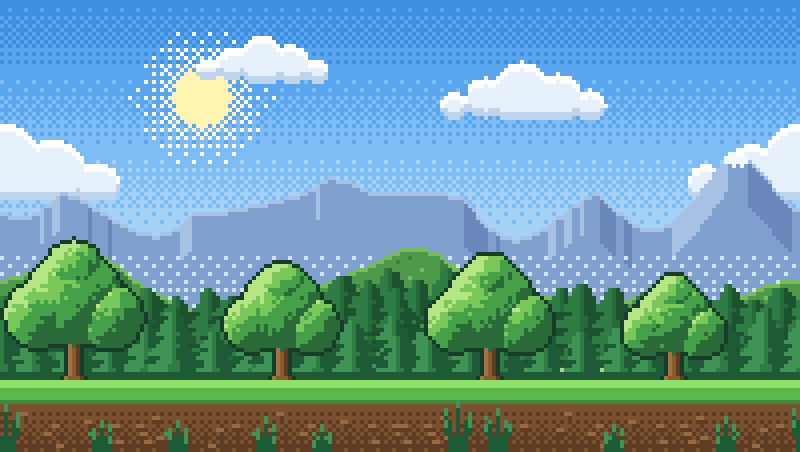
#> input picture assets/bg/level1_preview.png, 800 x 452 px
$ python make_shrine.py
#> lines starting #> are read from the running program, lines starting #| are printed output that depends on the picture
### tools/make_backgrounds.py
"""Genera los fondos pixel art con parallax en assets/bg/.

Cada escena produce capas PNG de 800x452 (arte nativo de 200x113 ampliado x4, igual que el
stickman). Las capas se repiten sin costuras en horizontal: las ondulaciones usan armonicos
enteros del ancho y los objetos se dibujan con "wrap" en los bordes.

Uso: python3 tools/make_backgrounds.py
"""
import math
import os
import random

from PIL import Image

W, H = 200, 113          # tamano nativo
SCALE = 4
GROUND = 95              # fila nativa donde empieza el suelo (380px / 4)
TILE_W, TILE_H = 64, 18  # suelo nativo (256x72 al ampliar)

BAYER = [[0, 8, 2, 10], [12, 4, 14, 6], [3, 11, 1, 9], [15, 7, 13, 5]]


def hexc(s):
    s = s.lstrip('#')
    return (int(s[0:2], 16), int(s[2:4], 16), int(s[4:6], 16), 255)


class Canvas:
    def __init__(self, w=W, h=H, fill=(0, 0, 0, 0)):
        self.w, self.h = w, h
        self.img = Image.new('RGBA', (w, h), fill)
        self.px = self.img.load()

    def put(self, x, y, c):
        x = int(x)
        y = int(y)
        if 0 <= y < self.h:
            self.px[x % self.w, y] = c

    def save(self, path, scale=SCALE):
        self.img.resize((self.w * scale, self.h * scale), Image.NEAREST).save(path)


def blend(a, b, t):
    return tuple(round(a[i] + (b[i] - a[i]) * t) for i in range(3)) + (255,)


def dither_pick(x, y, t):
    """True si el pixel (x, y) toma el segundo color de una mezcla con proporcion t (0..1)."""
    return BAYER[y % 4][x % 4] < t * 16


# ---------------------------------------------------------------- cielo / nubes

# [440 lines left out: functions sky, clouds, ridge_y, mountains, paint, round_tree and 11 more, not called in this run]


SCENES = {'level1': scene_pradera, 'level2': scene_desierto, 'level3': scene_nieve}
ORDER = ['sky', 'clouds', 'far', 'mid', 'near', 'trees']


# [19 lines left out: function main, not called in this run]


# [2 lines that do not run on import are left out]

### tools/make_shrine.py
"""Genera el santuario de la espada (nivel 2): un trozo de fondo magico distinto al resto del mapa y su haz de luz.

  assets/bg/sword_shrine.png  parche de 560x452 (140x113 nativo x4): cielo violeta con estrellas, pilares con runas y altar.
                              Los bordes se funden con el fondo normal usando tramado (dither) para conservar el pixel art.
  assets/bg/sword_beam.png    haz de luz vertical (se dibuja con mezcla aditiva en el juego)

Uso: python3 tools/make_shrine.py
"""
import os
import random

from PIL import Image

from make_backgrounds import GROUND, SCALE, Canvas, blend, dither_pick, hexc

SW, SH = 140, 113          # tamano nativo del parche
FADE_SOFT = 3.0            # cuanto mas bajo, mas ancho es el degradado de los bordes

SKY = [hexc('#0f0a33'), hexc('#241766'), hexc('#43308f'), hexc('#2b5fa8'), hexc('#3ab0c4')]
STONE = hexc('#454b7a')
STONE_DARK = hexc('#2b2f55')
STONE_LIGHT = hexc('#6a73ae')
RUNE = hexc('#6ee7ff')
GLOW = hexc('#c8f7ff')


def vertical_gradient(cv):
    n = len(SKY) - 1
    for y in range(SH):
        t = min(y / GROUND, 1.0) * n
        i = min(int(t), n - 1)
        f = t - i
        for x in range(SW):
            cv.put(x, y, blend(SKY[i], SKY[i + 1], 0.0) if not dither_pick(x, y, f) else SKY[i + 1])


def stars(cv, rnd):
    for _ in range(46):
        x, y = rnd.randrange(SW), rnd.randrange(0, 62)
        cv.put(x, y, hexc('#ffffff') if rnd.random() < 0.4 else hexc('#a9c8ff'))
    for x, y in ((24, 14), (96, 9), (118, 33), (50, 26)):     # estrellas brillantes en cruz
        cv.put(x, y, hexc('#ffffff'))
        for dx, dy in ((1, 0), (-1, 0), (0, 1), (0, -1)):
            cv.put(x + dx, y + dy, hexc('#bcd6ff'))


def halo(cv, cx, cy, rx, ry, color, strength):
    """Resplandor elíptico tramado: mas claro hacia el centro."""
    for y in range(SH):
        for x in range(SW):
            d = ((x - cx) / rx) ** 2 + ((y - cy) / ry) ** 2
            if d < 1:
                t = (1 - d) * strength
                if dither_pick(x, y, t):
                    cv.put(x, y, color)


def floating_rock(cv, cx, cy, w, rnd):
    for dy in range(5):
        half = max(1, w // 2 - dy * 2 + rnd.randint(0, 1))
        for x in range(cx - half, cx + half + 1):
            c = STONE_LIGHT if dy == 0 else STONE if dy < 3 else STONE_DARK
            cv.put(x, cy + dy, c)
    for x in range(cx - 1, cx + 2):                           # brillo magico bajo la roca
        cv.put(x, cy + 6, RUNE)


def pillar(cv, cx, height, rnd):
    top = GROUND - height
    for y in range(top, GROUND):
        broken = y < top + 3
        for x in range(cx - 4, cx + 5):
            if broken and rnd.random() < (top + 3 - y) * 0.3:
                continue
            c = STONE_LIGHT if x == cx - 4 else STONE_DARK if x >= cx + 3 else STONE
            cv.put(x, y, c)
    for y in range(top + 8, GROUND - 4, 9):                   # runas que brillan
        cv.put(cx - 1, y, RUNE); cv.put(cx, y, RUNE); cv.put(cx, y + 1, RUNE); cv.put(cx + 1, y + 2, RUNE)
    for x in range(cx - 5, cx + 6):                           # base ensanchada
        cv.put(x, GROUND - 1, STONE_DARK)
        cv.put(x, GROUND - 2, STONE)
    for y in range(top + 3, GROUND - 6, 2):                   # enredadera
        cv.put(cx - 4 + (y % 3), y, hexc('#3f8f5a'))


def altar(cv, cx):
    # base escalonada: 3 niveles, la losa superior sostiene la espada
    for y, half, c in ((92, 11, STONE_DARK), (93, 11, STONE_DARK), (94, 11, STONE_DARK),
                       (90, 8, STONE), (91, 8, STONE), (88, 6, STONE_LIGHT), (89, 6, STONE)):
        for x in range(cx - half, cx + half):
            cv.put(x, y, c)
    for x in range(cx - 6, cx + 6):
        cv.put(x, 88, GLOW)                                   # superficie iluminada
    for x in (cx - 3, cx - 2, cx + 1, cx + 2):                # runas del frente
        cv.put(x, 91, RUNE)
    cv.put(cx - 1, 93, RUNE); cv.put(cx, 93, RUNE)


def fade_edges(cv):
    """Mascara en forma de cupula: opaco en el centro y tramado hacia los bordes, para fundirse con el fondo normal."""
    px = cv.px
    for y in range(SH):
        for x in range(SW):
            d = ((x - SW / 2) / (SW / 2 - 2)) ** 2 + ((y - GROUND) / (GROUND + 6)) ** 2
            t = max(0.0, min(1.0, (1 - d) * FADE_SOFT))
            if not dither_pick(x, y, t):
                px[x, y] = (0, 0, 0, 0)


def shrine():
    rnd = random.Random(7)
    cv = Canvas(SW, SH)
#> in __init__, `self.img = Image.new('RGBA', (w, h), fill)`: self.img: PIL image 140x113 RGBA; every value is 0
    vertical_gradient(cv)
    stars(cv, rnd)
    halo(cv, 70, 78, 46, 40, hexc('#6fb6ff'), 0.55)
    halo(cv, 70, 82, 26, 26, hexc('#c8f7ff'), 0.7)
    floating_rock(cv, 46, 22, 9, rnd)
    floating_rock(cv, 98, 14, 11, rnd)
    floating_rock(cv, 84, 40, 6, rnd)
    pillar(cv, 32, 62, rnd)
    pillar(cv, 108, 46, rnd)
    halo(cv, 70, 93, 30, 4, RUNE, 0.5)                        # brillo de la runa en el suelo
    altar(cv, 70)
    fade_edges(cv)
    return cv


def beam():
    w, h = 22, GROUND
    img = Image.new('RGBA', (w, h), (0, 0, 0, 0))
    px = img.load()
    for y in range(h):
        for x in range(w):
            across = max(0.0, 1 - abs(x - (w - 1) / 2) / (w / 2)) ** 1.4
            along = 0.25 + 0.75 * (y / h)
            level = round(across * along * 6) / 6               # bandas de alfa, estilo pixel art
            if level > 0:
                px[x, y] = (225, 250, 255, int(level * 150))
    return img


def main():
    root = os.path.join(os.path.dirname(__file__), '..', 'assets', 'bg')
    os.makedirs(root, exist_ok=True)
    cv = shrine()
    cv.save(os.path.join(root, 'sword_shrine.png'))
#> in save, `self.img.resize((self.w * scale, self.h * scale), Image.NEAREST).save(..`:
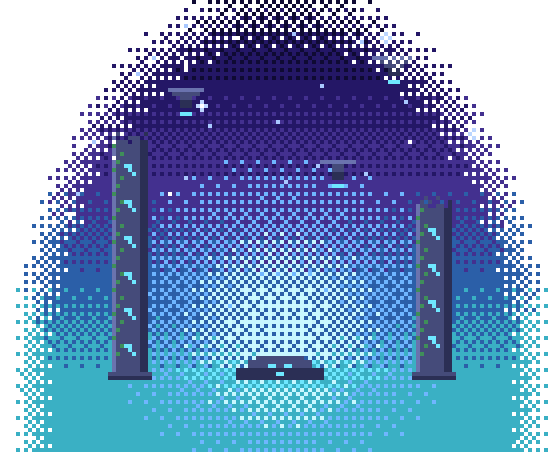
#> saved as sword_shrine.png: PIL image 560x452 RGBA; mean R, G, B, A 48, 77, 117.7, 181.5; transparent parts drawn white
#> in save, `self.img.resize((self.w * scale, self.h * scale), Image.NEAREST).save(..`:
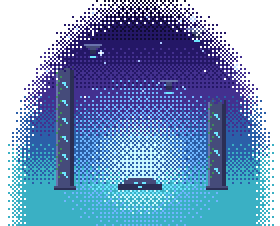
#> self.img: PIL image 140x113 RGBA (shown 2 times larger); mean R, G, B, A 48, 77, 117.7, 181.5; transparent parts drawn white
    beam().resize((22 * SCALE, GROUND * SCALE), Image.NEAREST).save(os.path.join(root, 'sword_beam.png'))
#> in beam, `img = Image.new('RGBA', (w, h), (0, 0, 0, 0))`: img: PIL image 22x95 RGBA; every value is 0
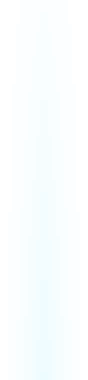
#> saved as sword_beam.png: PIL image 88x380 RGBA; mean R, G, B, A 166.9, 185.4, 189.1, 38.2; transparent parts drawn white
    # vista previa sobre un fondo de pradera para ver como se funde
    base = Image.open(os.path.join(root, 'level1_preview.png')).convert('RGBA')
#> base is the input picture: PIL image 800x452 RGBA; mean R, G, B, A 107.3, 156.7, 165.9, 255
    patch = Image.open(os.path.join(root, 'sword_shrine.png'))
    base.alpha_composite(patch, (120, 0))
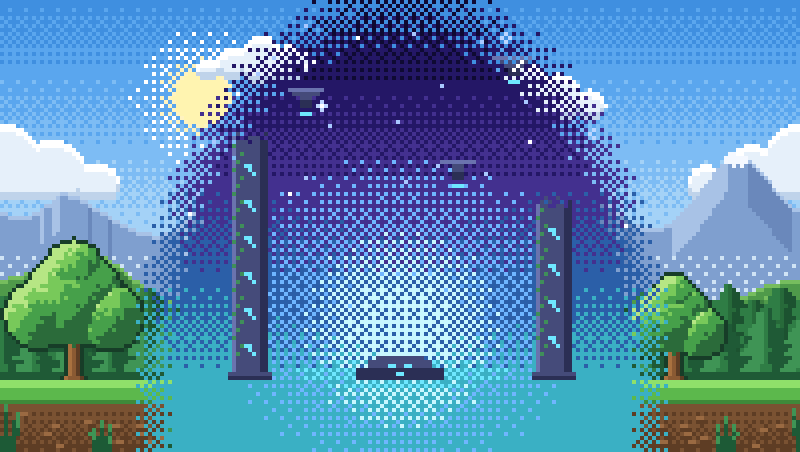
#> base: PIL image 800x452 RGBA; mean R, G, B, A 88.2, 134.7, 173.4, 255
    base.alpha_composite(Image.open(os.path.join(root, 'sword_beam.png')), (120 + (SW * SCALE - 22 * SCALE) // 2, 0))
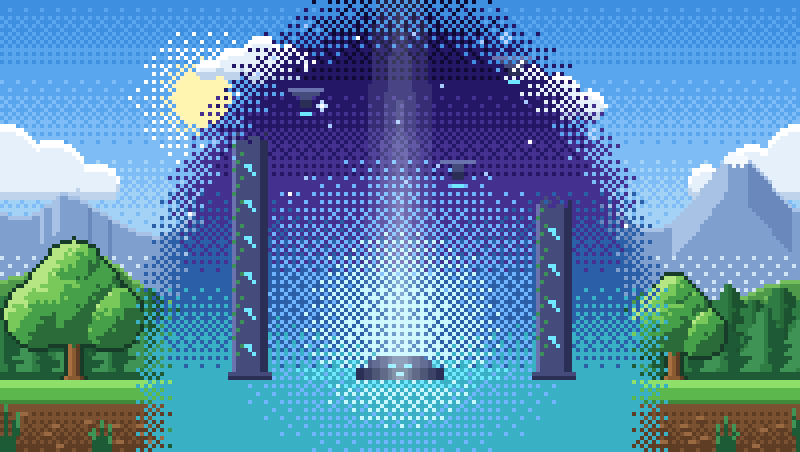
#> base: PIL image 800x452 RGBA; mean R, G, B, A 90.1, 136.6, 174.6, 255
    base.save(os.path.join(root, 'sword_shrine_preview.png'))
    print('ok')


if __name__ == '__main__':
    main()

$ run again, with assets/bg/level2_preview.png copied over assets/bg/level1_preview.png
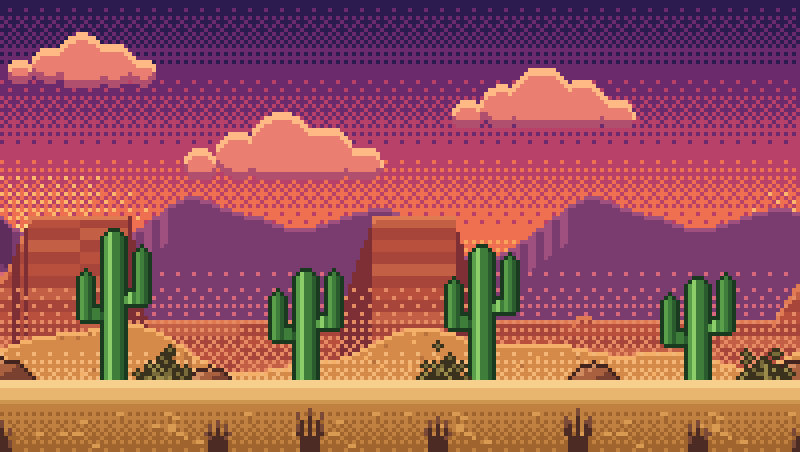
#> input picture assets/bg/level2_preview.png, 800 x 452 px
#> img: PIL image 22x95 RGBA; every value is 0
#> in main, base is the input picture: PIL image 800x452 RGBA; mean R, G, B, A 154.5, 86.1, 89.9, 255
#> in main, `base.alpha_composite(patch, (120, 0))`:
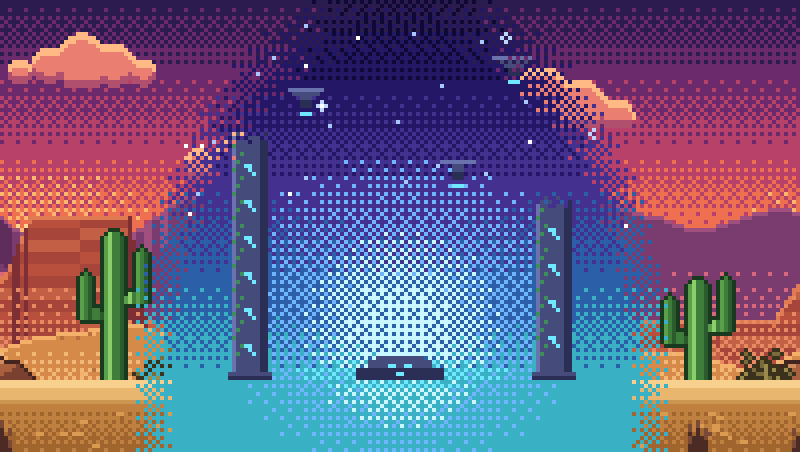
#> base: PIL image 800x452 RGBA; mean R, G, B, A 105.1, 92.8, 127.7, 255
#> in main, `base.alpha_composite(Image.open(os.path.join(root, 'sword_beam.png')),..`:
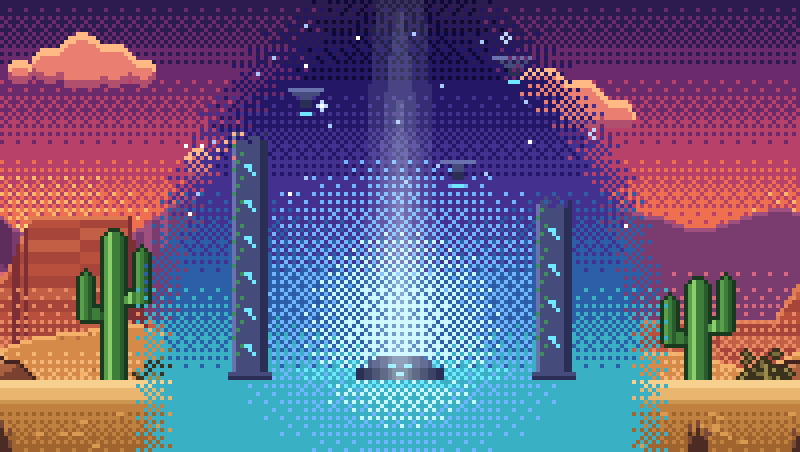
#> base: PIL image 800x452 RGBA; mean R, G, B, A 107, 94.7, 128.9, 255

$ run again, with assets/bg/level3_preview.png copied over assets/bg/level1_preview.png
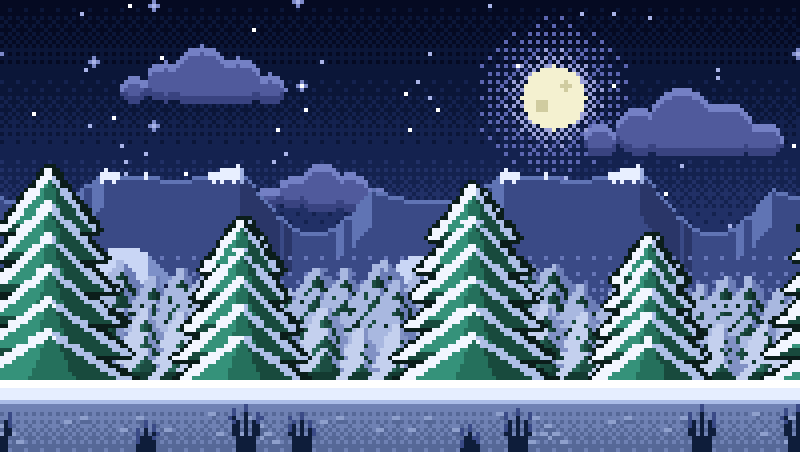
#> input picture assets/bg/level3_preview.png, 800 x 452 px
#> img: PIL image 22x95 RGBA; every value is 0
#> in main, base is the input picture: PIL image 800x452 RGBA; mean R, G, B, A 75, 93.1, 125.6, 255
#> in main, `base.alpha_composite(patch, (120, 0))`:
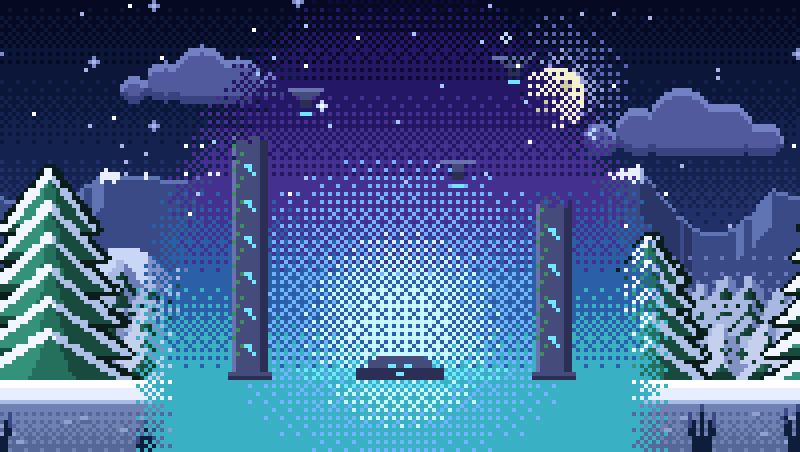
#> base: PIL image 800x452 RGBA; mean R, G, B, A 65.3, 93.9, 139, 255
#> in main, `base.alpha_composite(Image.open(os.path.join(root, 'sword_beam.png')),..`:
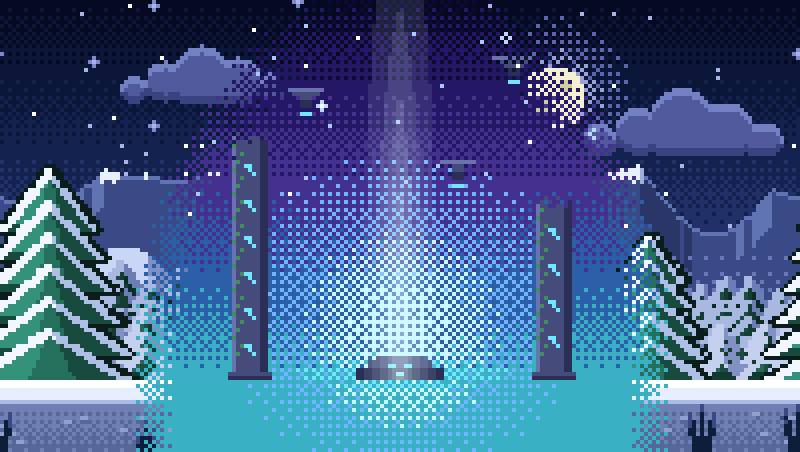
#> base: PIL image 800x452 RGBA; mean R, G, B, A 67.2, 95.8, 140.2, 255
